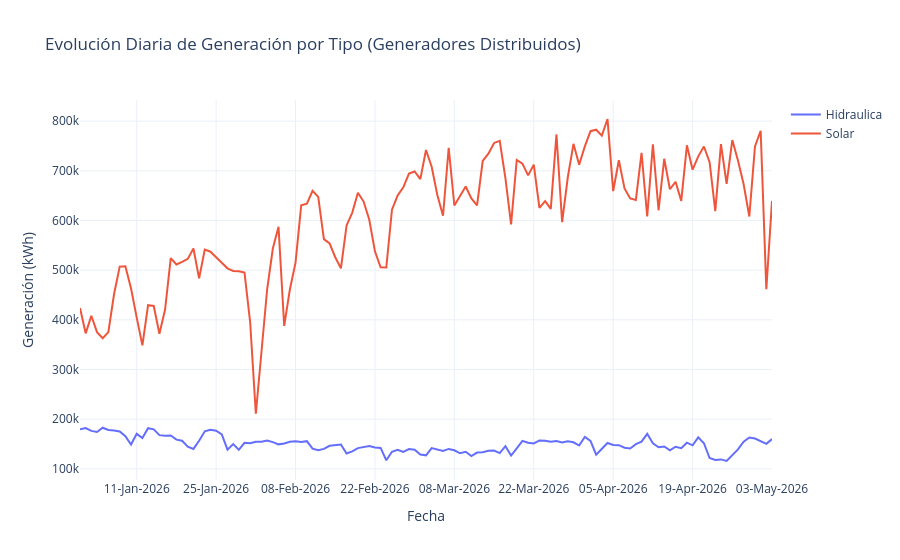

Write notebook code for a chart like this one.
### Markdown cell above
#### 4. Evolución diaria de generación por Tipo de Generación

### Code cell
# Evolución diaria de generación por Tipo de Generación
gen_diaria_tipo = df_gd.groupby(['Fecha', 'TipoGeneracion'])['Valor'].sum().reset_index()
gen_diaria_tipo.sort_values('Fecha', inplace=True)

fig4 = go.Figure()
for tipo in gen_diaria_tipo['TipoGeneracion'].unique():
    datos = gen_diaria_tipo[gen_diaria_tipo['TipoGeneracion'] == tipo]
    fig4.add_trace(go.Scatter(x=datos['Fecha'], y=datos['Valor'], mode='lines', name=tipo))

fig4.update_layout(
    title='Evolución Diaria de Generación por Tipo (Generadores Distribuidos)',
    xaxis_title='Fecha',
    yaxis_title='Generación (kWh)',
    xaxis={'tickformat': '%d-%b-%Y'},
    template='plotly_white'
)
fig4.show()
